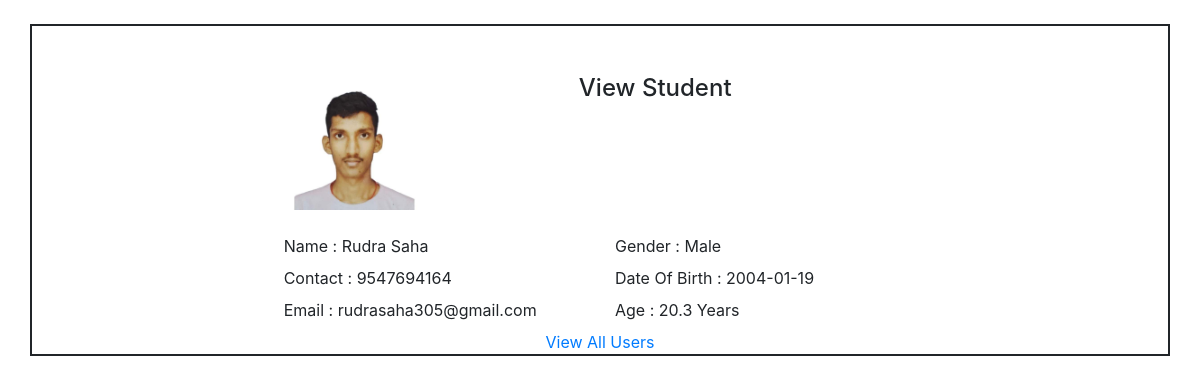
/3/view_user, run on the app's committed database.
### tables this page shows
CREATE TABLE users (id INTEGER PRIMARY KEY AUTOINCREMENT, name TEXT , email TEXT, gender TEXT, contact TEXT, dob date, profile_pic BLOB);

### crud.py (the view)
@app.route("/<int:id>/view_user", methods=("GET", "POST"))
def view_user(id):
    row = get_post(id)
    with sqlite3.connect("users.db") as con:
        cur = con.cursor()
        filename_or = row["profile_pic"]
        packages =  con.execute('Select date(dob) FROM users WHERE id = ?', (id,)).fetchone()
        for dob in packages:
            dob = datetime.strptime(dob, '%Y-%m-%d')
            age = (datetime.today() - dob).days/365
            age = round(age, 1)
    return render_template("view_user.html",row = row, now_date = age,)

### crud.py (called while the page is built)
def get_post(id):
    con = sqlite3.connect("users.db")
    con.row_factory = sqlite3.Row
    user = con.execute('SELECT * FROM users WHERE id = ?',(id,)).fetchone()
    con.close()
    if user is None:
        abort(404)
    return user

### Templates/view_user.html (shortened to what this page needs)
<!DOCTYPE html>
<html>
  <head>
    <link
      rel="stylesheet"
      href="https://maxcdn.bootstrapcdn.com/bootstrap/4.4.1/css/bootstrap.min.css"
    />
    <link
      rel="stylesheet"
      href="https://cdnjs.cloudflare.com/ajax/libs/font-awesome/4.7.0/css/font-awesome.min.css"
    />
  </head>
  <body>
    <section class="contact-from pt-4">
      <div class="container" style="border: 2px solid;">
        <div class="row mt-5">
          <div class="col-md-7 mx-auto">
            <div class="form-wrapper">
              <div class="row">
                <img
                  src="/static/Uploads/{{row['profile_pic']}}"
                  class="col-md-3 mb-2" alt=""
                />
                <div class="col-md-8">
                  <h4 class="text-center">View Student</h4>
                </div>
              </div>
              <div class="row mt-3">
                <div class="col-md-6">
                  <label>Name :</label> {{row["name"]}}
                </div>
                <div class="col-md-6">
                  <label>Gender :</label> {{row["gender"]}}
                </div>
                <div class="col-md-6">
                  <label>Contact :</label> {{row["contact"]}}
                </div>
                <div class="col-md-6">
                  <label>Date Of Birth :</label> {{row["dob"]}}
                </div>
                <div class="col-md-6">
                  <label>Email :</label> {{row["email"]}}
                </div>
                <div class="col-md-6">
                  <label>Age :</label> {{now_date}} Years
                </div>
              </div>
              <div class="row">
                <a href="/view" class="col-md-12 text-center">View All Users</a>
              </div>
            </div>
          </div>
        </div>
      </div>
    </section>
  </body>
</html>

### data on the page
users: profile_pic (picture), name "Rudra Saha", gender "Male", contact "9547694164", dob "2004-01-19", email "rudrasaha305@gmail.com"

### other printed values
{{ now_date }} "20.3"
